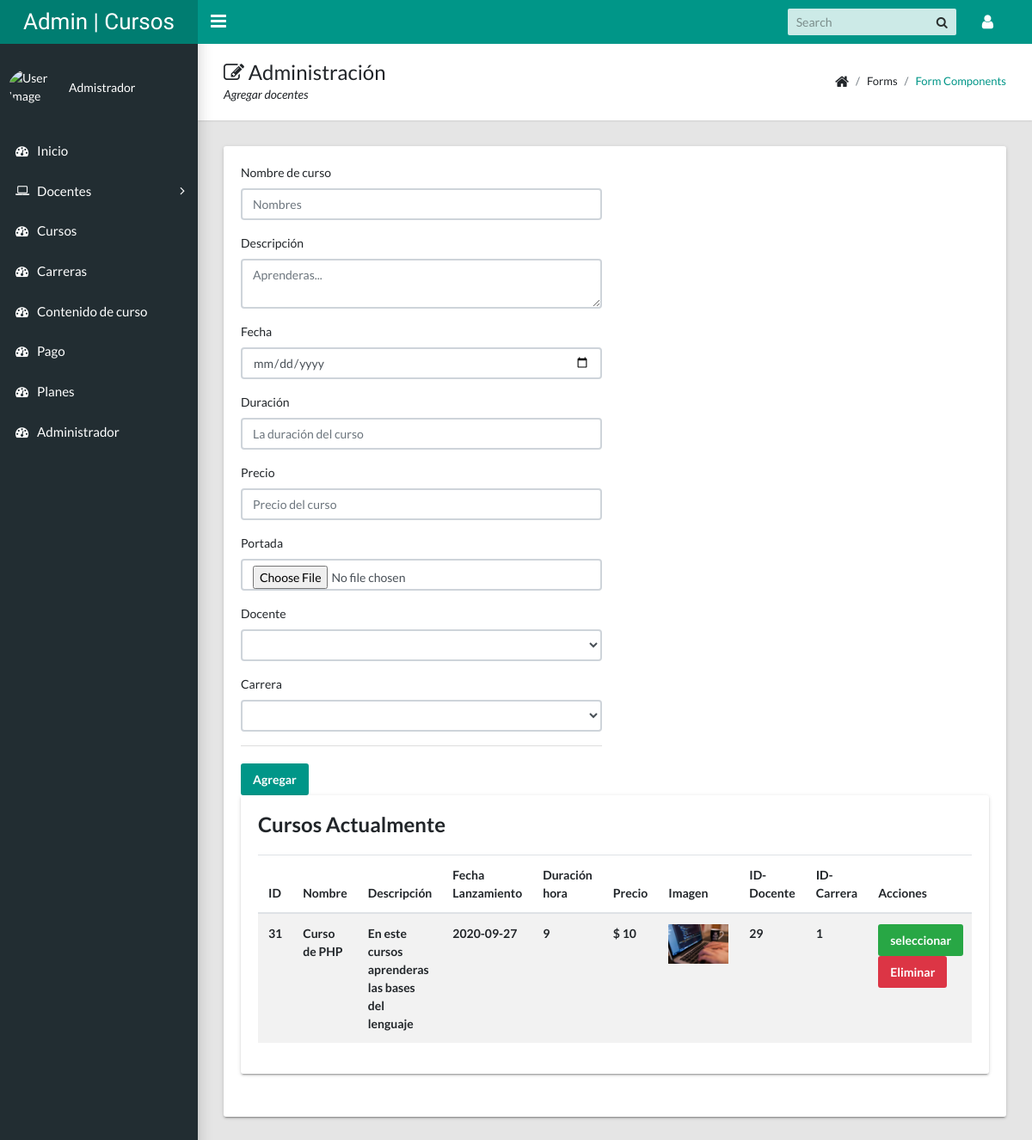
The page /admin/vistaCurso.php on the database its author committed.
### tables this page shows
CREATE TABLE `curso` (
  `Id` int(11) NOT NULL,
  `Nombre` varchar(50) NOT NULL,
  `Descripcion` varchar(100) NOT NULL,
  `Fecha` date DEFAULT current_timestamp(),
  `DuracionCurso` int(11) NOT NULL,
  `Precio` decimal(11,0) NOT NULL,
  `Imagen` varchar(50) NOT NULL,
  `Id_Docente` int(11) NOT NULL,
  `Id_Carrera` int(11) NOT NULL
);

### admin/modulos/curso.php (called while the page is built, shortened)
<?php
include_once "../config/conexion.php";
$nombreCurso = isset($_POST['nombreCurso']) ? $_POST['nombreCurso'] : "";
$fechaCurso = isset($_POST['fecha']) ? $_POST['fecha'] : "";
$duracion = isset($_POST['duracion']) ? $_POST['duracion'] : "";
$precio = isset($_POST['precio']) ? $_POST['precio'] : "";
$imgCurso = isset($_FILES['imgCurso']['name']) ? $_FILES['imgCurso']['name'] : "";
$docente = isset($_POST['docente']) ? $_POST['docente'] : "";
$carrera = isset($_POST['carrera']) ? $_POST['carrera'] : "";
$sql = "SELECT Id,Nombres,Apellidos FROM docente";
$sentencia = $pdo->prepare($sql);
$sentencia->execute();
$resultadoDocente = $sentencia->fetchAll(PDO::FETCH_ASSOC);
$sql = "SELECT Id,Nombre FROM carrera";
$sentencia = $pdo->prepare($sql);
$sentencia->execute();
$resultadoCarrera = $sentencia->fetchAll(PDO::FETCH_ASSOC);
$sql = "SELECT * FROM curso ORDER BY Id ASC";
$sentencia = $pdo->prepare($sql);
$sentencia->execute();
$resultado = $sentencia->fetchAll(PDO::FETCH_ASSOC);
?>

### admin/vistaCurso.php (the view, shortened to what this page needs)
<?php include_once "templates/header.php";   ?>
<?php include_once "templates/sidebar.php";   ?>
<?php include_once "modulos/curso.php";   ?>
<main class="app-content">
  <div class="app-title">
    <div>
      <h1><i class="fa fa-edit"></i> Administración</h1>
      <p>Agregar docentes</p>
    </div>
    <ul class="app-breadcrumb breadcrumb">
      <li class="breadcrumb-item"><i class="fa fa-home fa-lg"></i></li>
      <li class="breadcrumb-item">Forms</li>
      <li class="breadcrumb-item"><a href="#">Form Components</a></li>
    </ul>
  </div>
  <div class="row">
    <div class="col-md-12">
      <div class="tile">
        <div class="row">
          <div class="col-lg-6">
            <form action="" method="POST" enctype="multipart/form-data">
              <div class="form-group">
                <label for="Nombres">Nombre de curso</label>
                <input name="nombreCurso" class="form-control" id="Nombres" type="text" placeholder="Nombres" value="<?php echo $nombreCurso ?>">
              </div>
              <div class="form-group">
                <label for="descripcion">Descripción</label>
                <textarea name="descripcion" class="form-control" id="descripcion" type="textarea" placeholder="Aprenderas..."><?php echo $descripcion ?></textarea>
              </div>
              <div class="form-group">
                <label for="fecha">Fecha</label>
                <input name="fecha" class="form-control" id="fecha" type="date" placeholder="Fecha de lanzamiento" value="<?php echo $fechaCurso ?>">
              </div>
              <div class="form-group">
                <label for="duracion">Duración</label>
                <input name="duracion" class="form-control" id="duracion" type="number" placeholder="La duración del curso" value="<?php echo $duracion ?>">
              </div>
              <div class="form-group">
                <label for="precio">Precio</label>
                <input min="0" max="100" name="precio" class="form-control" id="precio" type="number" placeholder="Precio del curso" value="<?php echo $precio ?>">
              </div>
              <div class="form-group">
                <label for="imgCurso">Portada</label>
                <input name="imgCurso" class="form-control" id="imgCurso" accept="image/*" type="file" placeholder="Imagen o portada del curso" value="<?php echo $imgCurso; ?>">
              </div>
              <div class="form-group">
                <label for="docente">Docente</label>
                <select class="form-control" id="docente" name="docente" required="">
                  <option value="<?php echo $docente ?>"><?php if($docente != ''){echo "Actualmente o cambiar";} ?></option>
                  <?php foreach($resultadoDocente as $docente) : ?>
                  <option value="<?php echo $docente['Id']; ?>"><?php echo $docente['Nombres']." ".$docente['Apellidos']; ?></option>
              	<?php endforeach ?>
                </select>
              </div>
              <div class="form-group">
                <label for="carrera">Carrera</label>
                <select class="form-control" id="carrera" name="carrera" required="">
                  <option value="<?php echo $carrera ?>"><?php if($carrera != ''){echo "Actualmente o cambiar";} ?></option>
                  <?php foreach($resultadoCarrera as $carrera) : ?>
                  <option value="<?php echo $carrera['Id']; ?>"><?php echo $carrera['Nombre']; ?></option>
              	<?php endforeach ?>
                </select>
              </div>
              <div class="tile-footer">
                <?php if (isset($_POST['seleccionar'])) { ?>
    		        <input name="accion" value="Actualizar" class="btn btn-primary" type="submit">
                <?php }else{ ?>
                <input name="accion" value="Agregar" class="btn btn-primary" type="submit">
                <?php } ?>
    		      </div>
            </form>
        </div>
      </div>
      <div class="row">
        <div class="col-md-12">
          <div class="tile">
            <h3 class="tile-title">Cursos Actualmente</h3>
            <div class="table-responsive">
              <table class="table table-striped">
                <thead>
                  <tr>
                    <th>ID</th>
                    <th>Nombre</th>
                    <th>Descripción</th>
                    <th>Fecha Lanzamiento</th>
                    <th>Duración hora</th>
                    <th>Precio</th>
                    <th>Imagen</th>
                    <th>ID-Docente</th>
                    <th>ID-Carrera</th>
                    <th>Acciones</th>
                  </tr>
                </thead>
                <tbody>
                  	<?php foreach ($resultado as $data) : ?>
                  		<tr>
                  			<th><?php echo $data['Id'] ?></th>
                  			<th><?php echo $data['Nombre'] ?></th>
                  			<th><?php echo $data['Descripcion'] ?></th>
                  			<th><?php echo $data['Fecha'] ?></th>
                  			<th><?php echo $data['DuracionCurso'] ?></th>
                  			<th>$ <?php echo $data['Precio'] ?></th>
                  			<th><img style="width: 70px" src="./recursos/images/imgCurso/<?php echo $data['Imagen']; ?>"></th>
                  			<th><?php echo $data['Id_Docente'] ?></th>
                        <th><?php echo $data['Id_Carrera'] ?></th>
                  			<th>
                  				<form action="" method="POST" enctype="multipart/form-data">
                            <input class="btn btn-success" type="submit" name="seleccionar" value="seleccionar">
                          <button class="btn btn-danger" type="submit" name="accion" value="Eliminar">Eliminar</button>
                          </form>
                  			</th>
                  		</tr>
                  	<?php endforeach ?>
                </tbody>
              </table>
            </div>
          </div>
        </div>
        </div>
      </div>
    </div>
  </div>
</main>
<?php include_once "templates/footer.php"; ?>

### rows shown on the page
curso: Id "31", Nombre "Curso de PHP", Descripcion "En este cursos aprenderas las bases del lenguaje", Fecha "2020-09-27", DuracionCurso "9", Precio "10", Imagen (picture), Id_Docente "29", Id_Carrera "1"
